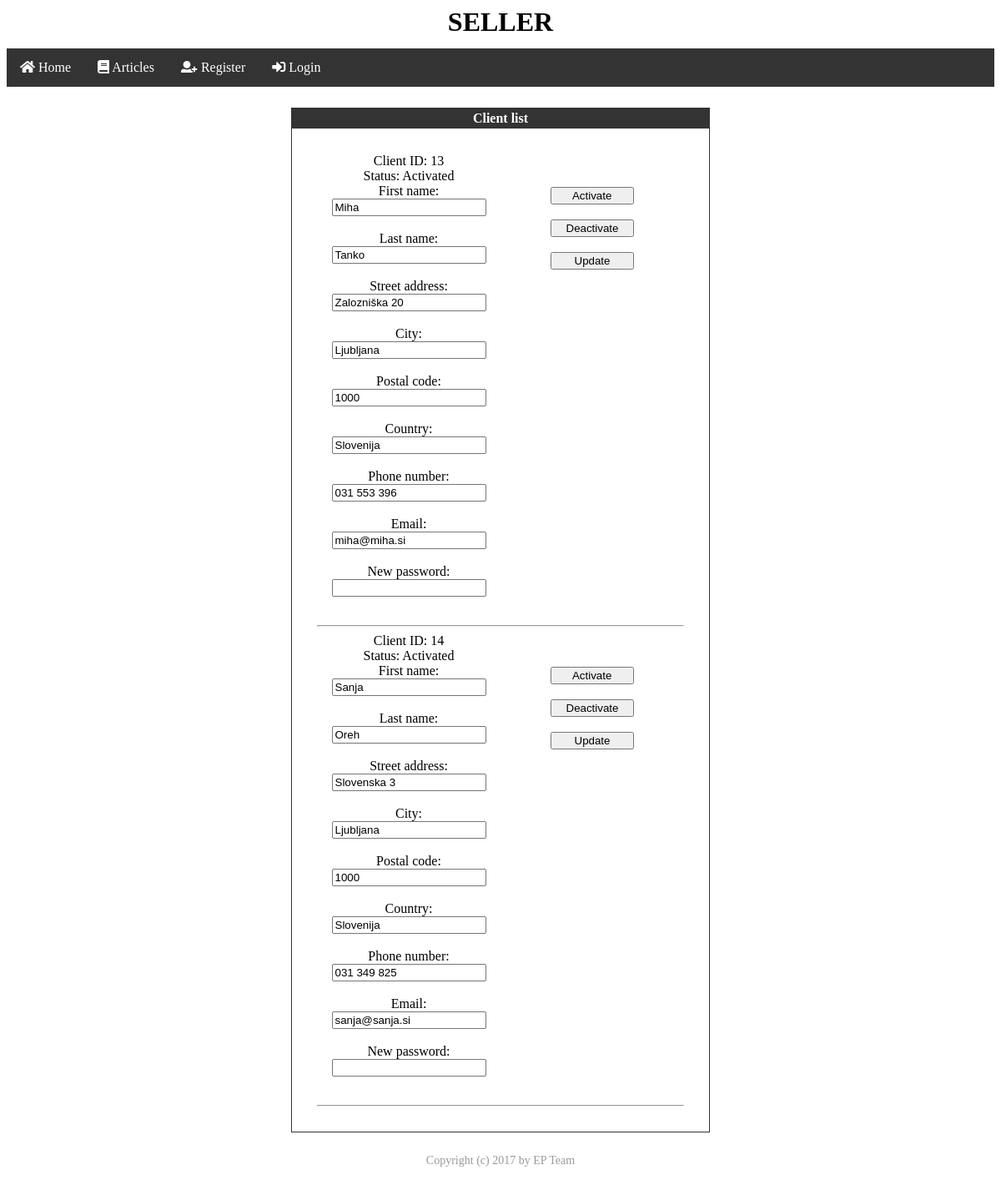
/verzija1/client_list.php, run on the app's committed database.
### tables this page shows
CREATE TABLE `users` (
  `id` int(11) NOT NULL AUTO_INCREMENT,
  `first_name` varchar(45) DEFAULT NULL,
  `last_name` varchar(45) DEFAULT NULL,
  `street_address` varchar(45) DEFAULT NULL,
  `city` varchar(45) DEFAULT NULL,
  `postal_code` varchar(45) DEFAULT NULL,
  `country` varchar(45) DEFAULT NULL,
  `phone_number` varchar(45) DEFAULT NULL,
  `email` varchar(45) DEFAULT NULL,
  `password` varchar(45) DEFAULT NULL,
  `role_id` int(11) DEFAULT '1',
  `active` varchar(45) DEFAULT '1',
  PRIMARY KEY (`id`)
);

### verzija1/database/DB_Engine.php (called while the page is built, shortened)
<?php
$host = "localhost";
$user = "root";
$password = "";
$schema = "spletna_trgovina";
$config = "mysql:host=" . $host
        . ";dbname=" . $schema;
$options = array(
    PDO::ATTR_ERRMODE => PDO::ERRMODE_EXCEPTION,
    PDO::ATTR_DEFAULT_FETCH_MODE => PDO::FETCH_ASSOC,
    PDO::ATTR_PERSISTENT => true,
    PDO::MYSQL_ATTR_INIT_COMMAND => 'SET NAMES utf8'
);
$db = new PDO($config, $user, $password, $options);
function fetchRows($query){
    global $db;
    return $db->query($query);
}
?>

### verzija1/client_list.php (the view, shortened to what this page needs)
<?php
include 'database/DB_Engine.php';
?>
<html>
    <?php include 'templates/template_head.php'; ?>
    <body>
        <div class="title" id="title" style="height: 50px; text-align: center"><h1>SELLER</h1></div>
        <?php        include 'templates/template_navigation_bar.php'; ?>
        <div class="context" id="context">
            <div class="client_list" id="client_list" align = "center">
                <div style = "width:500px; border: solid 1px #333333; margin: 25px; " align = "center">
                    <div style = "background-color:#333333; color:#FFFFFF; padding:3px;"><b>Client list</b></div>
                    <div style = "margin:30px">
                        <?php
                            $rez = fetchRows("SELECT active, id, first_name, last_name, email, street_address, city, postal_code, country, phone_number FROM users WHERE role_id = 3");
                        ?>
                        <?php foreach($rez as $row){ ?>
                        <form action = "" method = "post">
                            <div class="row">
                                <div class="column">
                                    <label>Client ID: <?php echo $row['id']; ?></label><br/>
                                    <label>Status:
                                    <?php if($row['active']){
                                        echo "Activated";
                                    }else{
                                        echo "Deactivated";
                                    } ?>
                                        <br/></label>
                                    <label>First name:</label><br/>
                                    <input type = "text" name = "first" class = "box" value="<?php echo $row['first_name'] ?>"/><br/><br/>
                                    <label>Last name:</label><br/>
                                    <input type = "text" name = "last" class = "box" value="<?php echo $row['last_name'] ?>"/><br/><br/>
                                    <label>Street address:</label><br/>
                                    <input type = "text" name = "address" class = "box" value="<?php echo $row['street_address'] ?>"/><br/><br/>
                                    <label>City:</label><br/>
                                    <input type = "text" name = "city" class = "box" value="<?php echo $row['city'] ?>"/><br/><br/>
                                    <label>Postal code:</label><br/>
                                    <input type = "text" name = "postal_code" class = "box" value="<?php echo $row['postal_code'] ?>"/><br/><br/>
                                    <label>Country:</label><br/>
                                    <input type = "text" name = "country" class = "box" value="<?php echo $row['country'] ?>"/><br/><br/>
                                    <label>Phone number:</label><br/>
                                    <input type = "text" name = "phone_number" class = "box" value="<?php echo $row['phone_number'] ?>"/><br/><br/>
                                    <label>Email:</label><br/>
                                    <input type = "text" name = "email" class = "box" value="<?php echo $row['email'] ?>"/><br/><br/>
                                    <label>New password:</label><br/>
                                    <input type = "password" name = "new_password" class = "box" /><br/><br/>
                                </div>
                                <div class="column" style="margin-top: 40px;">
                                    <input type = "submit" name="activate"    value = " Activate "    style="display: block; width: 100px;"/><br/>
                                    <input type = "submit" name="deactivate"  value = " Deactivate "  style="display: block; width: 100px;"/><br/>
                                    <input type = "submit" name="update"      value = " Update "      style="display: block; width: 100px;"/><br/>
                                </div>
                            </div>
                        </form>
                        <hr>
                        <?php } ?>
                    </div>
                </div>
            </div>
        </div>
        <?php include 'templates/template_footer.php'; ?>
    </body>
</html>

### verzija1/templates/template_head.php (shortened to what this page needs)
<head>
        <link href="css/styles.css" rel="stylesheet" >
        <link href="fontawesome-free-5.0.2/web-fonts-with-css/css/fontawesome-all.css" rel="stylesheet">
    </head>

### verzija1/templates/template_navigation_bar.php (shortened to what this page needs)
<div class="navbar" id="navbar">
    <ul>
        <li><a href="index"><i class="fa fa-home"></i>  Home</a></li>
        <li class="dropdown">
                    <a href="articles" class="dropbtn"><i class="fas fa-book"></i>  Articles</a>
                </li>
        <?php include 'templates/template_register_login.php'; ?>
    </ul>
</div>

### verzija1/templates/template_register_login.php (shortened to what this page needs)
<?php if(!isset($_SESSION['logged_in'])) { ?>
<li><a href="register"><i class="fas fa-user-plus"></i>  Register</a></li>
<li><a href="login"><i class="fas fa-sign-in-alt"> </i>  Login</a></li>
<?php }
?>

### verzija1/templates/template_footer.php
<div class="footer" id="footer">
            <footer>
                <p>Copyright (c) 2017 by EP Team</a></p>
            </footer>
        </div>

### verzija1/css/styles.css (style rules this page uses)
ul { list-style-type: none; margin: 0; padding: 0; overflow: hidden; background-color: #333; }
li { float: left; }
li a, .dropbtn { display: inline-block; color: white; text-align: center; padding: 14px 16px; text-decoration: none; }
li.dropdown { display: inline-block; }
.footer { #position: absolute; left: 0; bottom: 0; width: 100%; text-align: center; font-size: 14px; line-height: 1.3; color: #999999; }
body { min-width:600px; }
.column { float: left; width: 50%; }
.row:after { content: ""; display: table; clear: both; }

### data on the page
users: id "13", active "Activated", first "Miha", last "Tanko", address "Zalozniška 20", city "Ljubljana", postal_code "1000", country "Slovenija", phone_number "031 553 396", email "miha@miha.si"
users: id "14", active "Activated", first "Sanja", last "Oreh", address "Slovenska 3", city "Ljubljana", postal_code "1000", country "Slovenija", phone_number "031 349 825", email "sanja@sanja.si"
